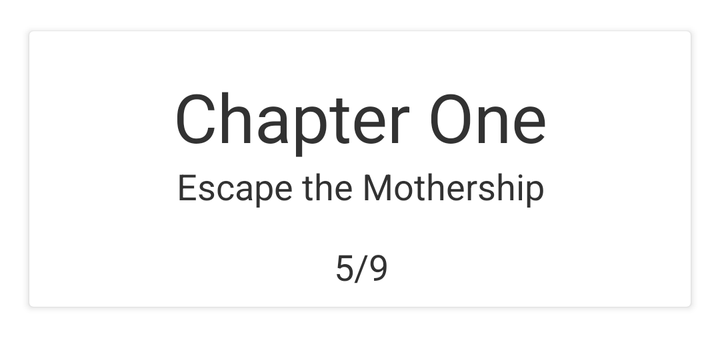
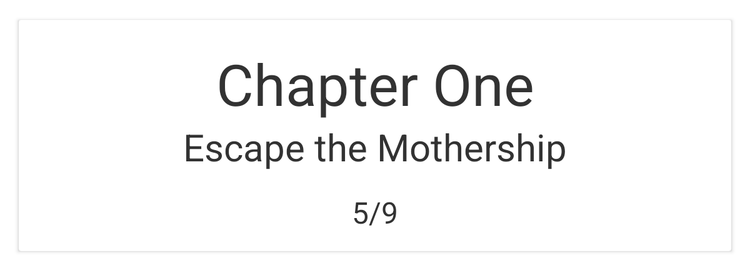

Two renders of one Android screen. The first uses the default layout on a phone; the second uses the alternative layout the repository ships for a different screen configuration, on a matching device. The two XML files are below.
<!-- AndroidManifest.xml: application theme AppTheme -->
<!-- res/layout/recyclerview_chapter_list_item.xml -->
<?xml version="1.0" encoding="utf-8"?>
<android.support.v7.widget.CardView xmlns:android="http://schemas.android.com/apk/res/android"
    xmlns:card_view="http://schemas.android.com/apk/res-auto"
    xmlns:tools="http://schemas.android.com/tools"
    android:id="@+id/chapter_cardview"
    android:layout_width="match_parent"
    android:layout_height="wrap_content"
    android:layout_margin="12dp"
    card_view:cardBackgroundColor="@color/cardview_light_background"
    card_view:cardCornerRadius="@dimen/cardview_default_radius"
    card_view:cardElevation="@dimen/cardview_default_elevation"
    card_view:cardPreventCornerOverlap="true"
    card_view:cardUseCompatPadding="true">

    <android.support.constraint.ConstraintLayout
        android:layout_width="match_parent"
        android:layout_height="match_parent"
        android:layout_margin="8dp"
        android:orientation="vertical">

        <TextView
            android:id="@+id/chapter_number"
            android:layout_width="wrap_content"
            android:layout_height="wrap_content"
            android:layout_marginLeft="8dp"
            android:layout_marginRight="8dp"
            android:layout_marginTop="12dp"
            android:textAppearance="@style/TextAppearance.AppCompat.Display1"
            android:visibility="visible"
            card_view:layout_constraintLeft_toLeftOf="parent"
            card_view:layout_constraintRight_toRightOf="parent"
            card_view:layout_constraintTop_toTopOf="parent"
            tools:layout_constraintLeft_creator="1"
            tools:layout_constraintRight_creator="1"
            tools:layout_constraintTop_creator="1"
            tools:text="Chapter One" />

        <TextView
            android:id="@+id/chapter_title"
            android:layout_width="wrap_content"
            android:layout_height="wrap_content"
            android:layout_marginLeft="8dp"
            android:layout_marginRight="8dp"
            android:layout_marginTop="0dp"
            android:textAppearance="@style/TextAppearance.AppCompat.Medium"
            card_view:layout_constraintHorizontal_bias="0.502"
            card_view:layout_constraintLeft_toLeftOf="parent"
            card_view:layout_constraintRight_toRightOf="parent"
            card_view:layout_constraintTop_toBottomOf="@+id/chapter_number"
            tools:layout_constraintLeft_creator="1"
            tools:layout_constraintRight_creator="1"
            tools:layout_constraintTop_creator="1"
            tools:text="Escape the Mothership" />

        <TextView
            android:id="@+id/levels_completed"
            android:layout_width="wrap_content"
            android:layout_height="wrap_content"
            android:textAppearance="@style/TextAppearance.AppCompat.Medium"
            tools:text="5/9"
            android:layout_marginLeft="8dp"
            card_view:layout_constraintLeft_toLeftOf="parent"
            android:layout_marginRight="8dp"
            card_view:layout_constraintRight_toRightOf="parent"
            card_view:layout_constraintHorizontal_bias="0.503"
            android:layout_marginTop="8dp"
            card_view:layout_constraintTop_toBottomOf="@+id/chapter_imageview" />

        <ImageView
            android:id="@+id/chapter_imageview"
            android:layout_width="wrap_content"
            android:layout_height="wrap_content"
            android:layout_marginLeft="8dp"
            android:layout_marginRight="8dp"
            card_view:layout_constraintLeft_toLeftOf="parent"
            card_view:layout_constraintRight_toRightOf="parent"
            android:layout_marginTop="8dp"
            card_view:layout_constraintTop_toBottomOf="@+id/chapter_title" />


    </android.support.constraint.ConstraintLayout>


</android.support.v7.widget.CardView>
<!-- resources referenced by this layout -->
<resources>
  <style name="AppTheme" parent="android:Theme.Holo.Light.DarkActionBar">
          
      </style>
</resources>
<!-- res/layout-large/recyclerview_chapter_list_item.xml (the repository's variant of the layout above) -->
<!-- drawn on a 7-inch tablet held upright -->
<?xml version="1.0" encoding="utf-8"?>
<android.support.v7.widget.CardView xmlns:android="http://schemas.android.com/apk/res/android"
    xmlns:card_view="http://schemas.android.com/apk/res-auto"
    xmlns:tools="http://schemas.android.com/tools"
    android:layout_width="match_parent"
    android:layout_height="wrap_content"
    android:layout_margin="12dp"
    card_view:cardBackgroundColor="@color/cardview_light_background"
    card_view:cardCornerRadius="@dimen/cardview_default_radius"
    card_view:cardElevation="@dimen/cardview_default_elevation"
    card_view:cardPreventCornerOverlap="true"
    card_view:cardUseCompatPadding="true">

    <android.support.constraint.ConstraintLayout
        android:layout_width="match_parent"
        android:layout_height="match_parent"
        android:layout_margin="8dp"
        android:orientation="vertical">

        <TextView
            android:id="@+id/chapter_number"
            android:layout_width="wrap_content"
            android:layout_height="wrap_content"
            android:layout_marginLeft="8dp"
            android:layout_marginRight="8dp"
            android:layout_marginTop="12dp"
            android:textAppearance="@style/TextAppearance.AppCompat.Display1"
            android:textSize="46sp"
            android:visibility="visible"
            card_view:layout_constraintLeft_toLeftOf="parent"
            card_view:layout_constraintRight_toRightOf="parent"
            card_view:layout_constraintTop_toTopOf="parent"
            tools:layout_constraintLeft_creator="1"
            tools:layout_constraintRight_creator="1"
            tools:layout_constraintTop_creator="1"
            tools:text="Chapter One" />

        <TextView
            android:id="@+id/chapter_title"
            android:layout_width="wrap_content"
            android:layout_height="wrap_content"
            android:layout_marginLeft="8dp"
            android:layout_marginRight="8dp"
            android:layout_marginTop="0dp"
            android:textAppearance="@style/TextAppearance.AppCompat.Medium"
            android:textSize="30sp"
            card_view:layout_constraintHorizontal_bias="0.501"
            card_view:layout_constraintLeft_toLeftOf="parent"
            card_view:layout_constraintRight_toRightOf="parent"
            card_view:layout_constraintTop_toBottomOf="@+id/chapter_number"
            tools:layout_constraintLeft_creator="1"
            tools:layout_constraintRight_creator="1"
            tools:layout_constraintTop_creator="1"
            tools:text="Escape the Mothership" />

        <ImageView
            android:id="@+id/chapter_imageview"
            android:layout_width="wrap_content"
            android:layout_height="wrap_content"
            android:layout_marginBottom="8dp"
            android:layout_marginRight="8dp"
            card_view:layout_constraintBottom_toTopOf="@+id/levels_completed"
            card_view:layout_constraintRight_toRightOf="parent"
            android:layout_marginLeft="8dp"
            card_view:layout_constraintLeft_toLeftOf="parent"
            android:layout_marginTop="8dp"
            card_view:layout_constraintTop_toBottomOf="@+id/chapter_title" />

        <TextView
            android:id="@+id/levels_completed"
            android:layout_width="wrap_content"
            android:layout_height="wrap_content"
            android:layout_marginBottom="7dp"
            android:layout_marginLeft="8dp"
            android:layout_marginRight="8dp"
            android:layout_marginTop="8dp"
            android:textAppearance="@style/TextAppearance.AppCompat.Medium"
            android:textSize="24sp"
            card_view:layout_constraintBottom_toBottomOf="parent"
            card_view:layout_constraintLeft_toLeftOf="parent"
            card_view:layout_constraintRight_toRightOf="parent"
            card_view:layout_constraintTop_toTopOf="@+id/chapter_image"
            tools:layout_constraintLeft_creator="1"
            tools:layout_constraintRight_creator="1"
            tools:layout_constraintTop_creator="1"
            tools:text="5/9" />


    </android.support.constraint.ConstraintLayout>


</android.support.v7.widget.CardView>
